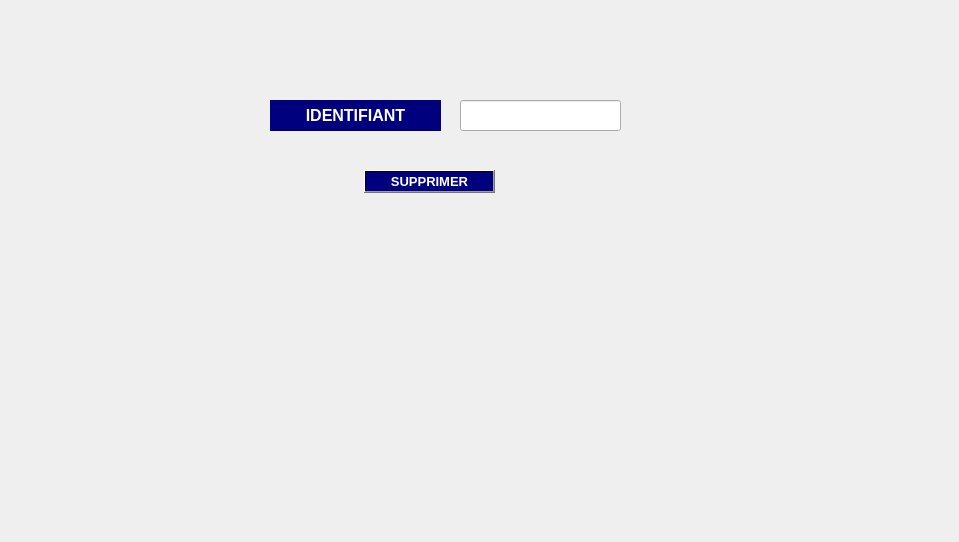
      <widget class="QWidget" name="tab_40">
       <attribute name="title">
        <string>Supprimer un docteur</string>
       </attribute>
       <widget class="QLabel" name="picture_6">
        <property name="geometry">
         <rect>
          <x>0</x>
          <y>0</y>
          <width>950</width>
          <height>533</height>
         </rect>
        </property>
        <property name="text">
         <string/>
        </property>
       </widget>
       <widget class="QPushButton" name="supprimer">
        <property name="geometry">
         <rect>
          <x>364</x>
          <y>170</y>
          <width>131</width>
          <height>23</height>
         </rect>
        </property>
        <property name="font">
         <font>
          <pointsize>10</pointsize>
          <weight>75</weight>
          <bold>true</bold>
         </font>
        </property>
        <property name="styleSheet">
         <string notr="true">background-color: qlineargradient(spread:pad, x1:0.631, y1:0.420455, x2:1, y2:0, stop:1 rgba(0, 0, 127, 255));
color: rgb(255, 255, 255);</string>
        </property>
        <property name="text">
         <string>SUPPRIMER</string>
        </property>
       </widget>
       <widget class="QLabel" name="label_20">
        <property name="geometry">
         <rect>
          <x>270</x>
          <y>100</y>
          <width>171</width>
          <height>31</height>
         </rect>
        </property>
        <property name="font">
         <font>
          <pointsize>12</pointsize>
          <weight>75</weight>
          <bold>true</bold>
         </font>
        </property>
        <property name="styleSheet">
         <string notr="true">color: rgb(255, 255, 255);
background-color: rgb(0, 0, 127);</string>
        </property>
        <property name="text">
         <string>&lt;html&gt;&lt;head/&gt;&lt;body&gt;&lt;p align=&quot;center&quot;&gt;IDENTIFIANT&lt;/p&gt;&lt;/body&gt;&lt;/html&gt;</string>
        </property>
       </widget>
       <widget class="QLineEdit" name="lineEdit_id_9">
        <property name="geometry">
         <rect>
          <x>460</x>
          <y>100</y>
          <width>161</width>
          <height>31</height>
         </rect>
        </property>
       </widget>
      </widget>
